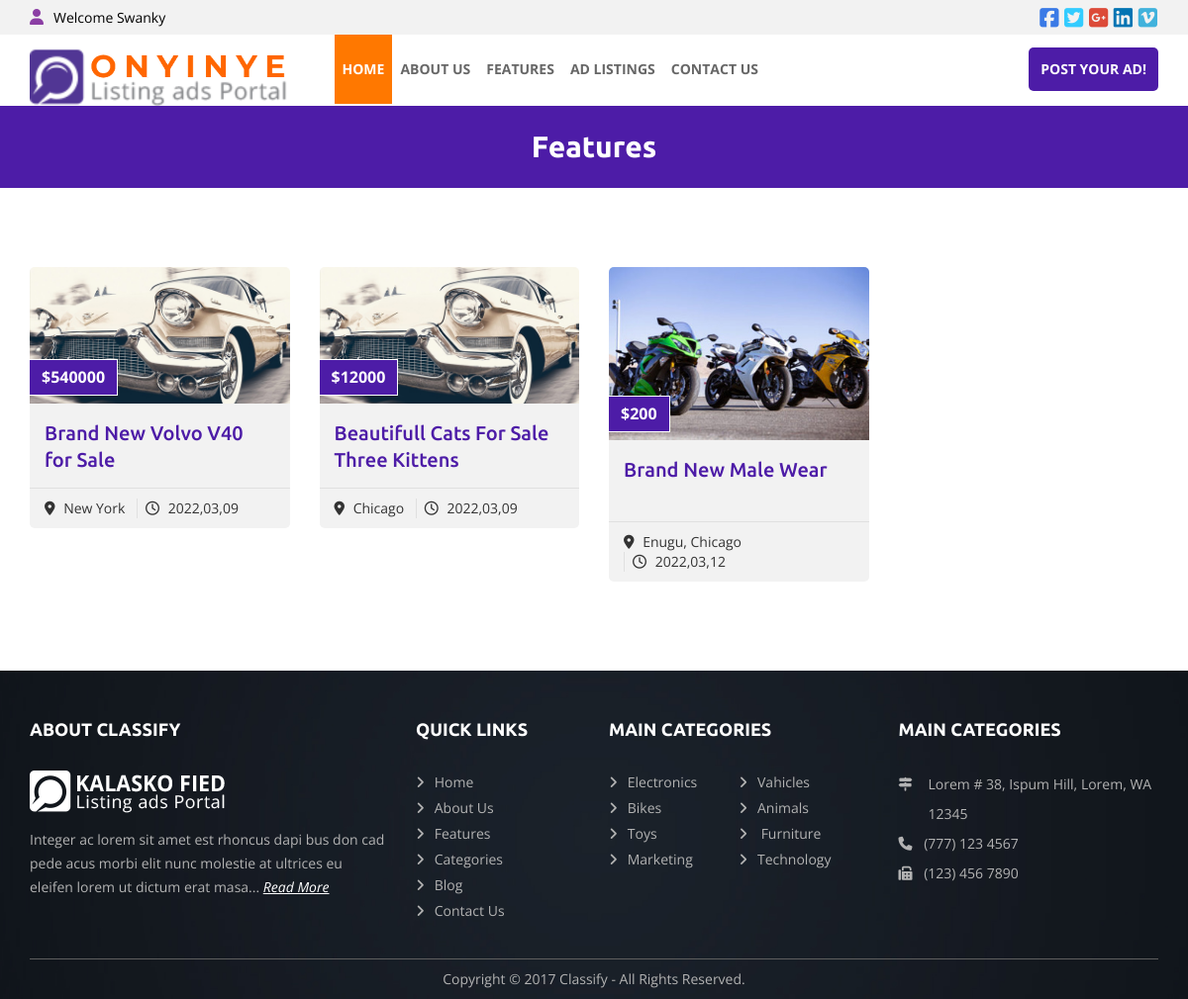
The app's page /feature.php with its own data.
### tables this page shows
CREATE TABLE `products` (
  `id` int(11) NOT NULL,
  `product` text NOT NULL,
  `price` text NOT NULL,
  `location` text NOT NULL,
  `seller` text NOT NULL,
  `description` text NOT NULL,
  `color` text NOT NULL,
  `size` text NOT NULL,
  `img1` text NOT NULL,
  `img2` text NOT NULL,
  `img3` text NOT NULL,
  `img4` text NOT NULL,
  `status` text NOT NULL,
  `date` datetime NOT NULL
);

### auth.php (called while the page is built, shortened)
<?php
if (session_status() === PHP_SESSION_ACTIVE) {
    $email="ezeanyimhenry@gmail.com";
}
?>

### feature.php (the view, shortened to what this page needs)
<?php
include "auth.php";
include "connection.php";
?>
<!DOCTYPE html>
<html lang="en">
<?php include "head.php"; ?>
<body>
<?php include "topbar.php"; ?>
<?php include "header.php"; ?>
<div class="inner-heading">
  <div class="container">
    <h1>Features</h1>
  </div>
</div>
<div class="inner-wrap about">
  <div class="container">
    <ul class="row feature-service">
      <?php
      $query=mysqli_query($link, "SELECT * from products");
      while ( $fetch=mysqli_fetch_array($query)) {
        $date = date_create($fetch['date']);
      ?>
      <li class="col-md-3 col-sm-6 col-xs-12">
        <div class="feature-image"><img src="product_images/<?php echo $fetch['img1']; ?>" alt="">
          <div class="price">$<?php echo $fetch['price']; ?></div>
        </div>
        <div class="feature">
          <div class="feat-bg">
            <h3><a href="detail-page.php?id=<?php echo $fetch['id']; ?>"><?php echo $fetch['product']; ?></a></h3>
          </div>
          <div class="feature-detail">
            <ul class="featureList">
              <li><i class="fa fa-map-marker" aria-hidden="true"></i> <?php echo $fetch['location']; ?></li>
              <li><i class="fa fa-clock-o" aria-hidden="true"></i> <?php echo date_format($date,"Y,m,d"); ?></li>
            </ul>
          </div>
        </div>
      </li>
      <?php
    }
    ?>
    </ul>
  </div>
</div>
<?php include "footer.php"; ?>
</body>
</html>

### head.php (shortened to what this page needs)
<head>
<link href="css/bootstrap.min.css" rel="stylesheet">
<link href="css/owl.carousel.css" rel="stylesheet">
<link href="css/style.css" rel="stylesheet">
<link href="css/font-awesome.css" rel="stylesheet">
<link rel="stylesheet" href="css/flexslider.css" type="text/css" media="screen" />
</head>

### topbar.php (shortened to what this page needs)
<div class="topbar-wrap">
  <div class="container">
    <div class="row">
      <?php
    if ($email != "") {
      ?>
      <div class="col-md-4 col-sm-6 col-xs-6">
        <div class="user-wrap">
          <div class="register-btn"><a href="#">Welcome <?php echo "Swanky"; ?></a></div>
          <div class="clearfix"></div>
        </div>
      </div>
      <?php
    }
    ?>
      <div class="col-md-8 col-sm-6 col-xs-6">
        <ul class="social-wrap">
          <li><a href="#."><i class="fa fa-facebook-square" aria-hidden="true"></i></a></li>
          <li><a href="#."><i class="fa fa-twitter-square" aria-hidden="true"></i></a></li>
          <li><a href="#."><i class="fa fa-google-plus-square" aria-hidden="true"></i></a></li>
          <li><a href="#."><i class="fa fa-linkedin-square" aria-hidden="true"></i></a></li>
          <li><a href="#."><i class="fa fa-vimeo-square" aria-hidden="true"></i></a></li>
        </ul>
      </div>
    </div>
  </div>
</div>

### header.php (shortened to what this page needs)
<div class="header-wrap">
  <div class="container">
    <div class="row">
      <div class="col-md-3 col-sm-12">
        <div class="logo"><a href="index.php"><img src="images/logo.png" alt=""></a></div>
      </div>
      <div class="col-md-7 col-sm-9">
        <div class="navigationwrape">
          <div class="navbar navbar-default" role="navigation">
            <div class="navbar-collapse collapse">
              <ul class="nav navbar-nav">
                <li class=""> <a href="index.php" class="active"> Home</a>
                  </li>
                <li> <a href="about-us.php"> About Us</a></li>
                <li> <a href="feature.php"> Features</a></li>
                <li> <a href="listing.php"> Ad Listings</a></li>
                <li> <a href="contact-us.php"> Contact us </a></li>
              </ul>
            </div>
          </div>
        </div>
      </div>
      <div class="col-md-2 col-sm-3">
        <div class="post-btn"><a href="ad-post.php">Post your Ad!</a></div>
      </div>
    </div>
  </div>
</div>

### footer.php
<div class="footer-wrap">
  <div class="container">
    <div class="row">
      <div class="col-md-4 col-sm-6">
        <h3>ABOUT Classify</h3>
        <div class="footer-logo"><img src="images/footer-logo.png" alt=""></div>
        <p>Integer ac lorem sit amet est rhoncus dapi bus don cad pede acus morbi elit nunc molestie at ultrices eu eleifen lorem ut dictum erat masa... <a href="about-us.html">Read More</a></p>
      </div>
      <div class="col-md-2 col-sm-6">
        <h3>Quick  LInks</h3>
        <ul class="footer-links">
          <li><a href="#.">Home</a></li>
          <li><a href="#.">About Us</a></li>
          <li><a href="#.">Features</a></li>
          <li><a href="#.">Categories</a></li>
          <li><a href="#.">Blog</a></li>
          <li><a href="#.">Contact Us</a></li>
        </ul>
      </div>
      <div class="col-md-3 col-sm-6">
        <h3>MAIN CATEGORIES</h3>
        <ul class="footer-category">
          <li><a href="#.">Electronics</a></li>
          <li><a href="#.">Vahicles</a></li>
          <li><a href="#.">Bikes</a></li>
          <li><a href="#.">Animals</a></li>
          <li><a href="#.">Toys</a></li>
          <li><a href="#."> Furniture</a></li>
          <li><a href="#.">Marketing</a></li>
          <li><a href="#.">Technology</a></li>
        </ul>
        <div class="clearfix"></div>
      </div>
      <div class="col-md-3 col-sm-6">
        <h3>MAIN CATEGORIES</h3>
        <div class="address">Lorem # 38, Ispum Hill, Lorem, WA 12345 </div>
        <div class="info"><i class="fa fa-phone" aria-hidden="true"></i> <a href="#.">(777) 123 4567</a></div>
        <div class="info"><i class="fa fa-fax" aria-hidden="true"></i> <a href="#.">(123) 456 7890</a></div>
      </div>
    </div>
    <div class="copyright">Copyright © 2017 Classify - All Rights Reserved.</div>
  </div>
</div>

### records on screen
products: img1 (picture), price "540000", product "Brand New Volvo V40 for Sale", location "New York", date "2022,03,09"
products: img1 (picture), price "12000", product "Beautifull Cats For Sale Three Kittens", location "Chicago", date "2022,03,09"
products: img1 (picture), price "200", product "Brand New Male Wear", location "Enugu, Chicago", date "2022,03,12"
